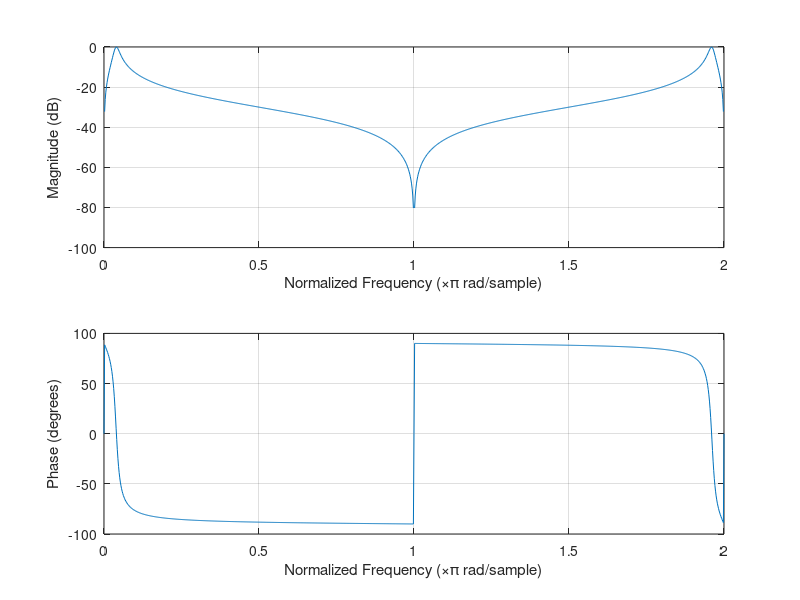
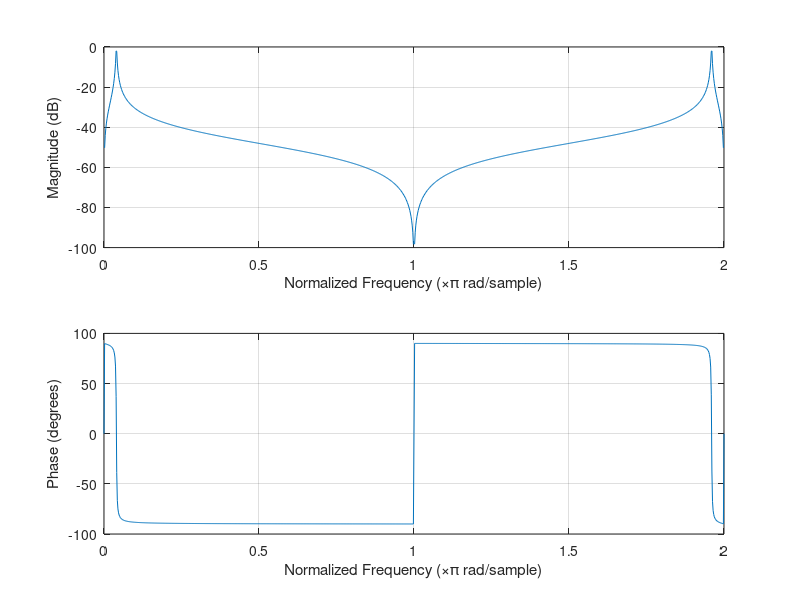

These charts were generated, in order, by the following MATLAB code: (Note: this script raises an error after producing the figures.)
close all;
clear;
clc;

%%
% H3
b1 = [0.030469 0 -0.030469];
a1 = [1 -1.923772 0.939063];
% H4:
b2 = [0.003912 0 -0.003912];
a2 = [1 -1.976468 0.992177];

fs = 400;
%% 3-2-a
% H1:
figure('name', 'H1 response')
freqz(b1,a1,1024,'whole');
% H2:
figure('name', 'H2 response')
freqz(b2,a2,1024,'whole');

% Canonical Presentation
csys1  = canon(tf(b1 , a1),'companion')
csys2  = canon(tf(b2 , a2),'companion')

%% 3.2.b
N = 10e4;
n = 0:N;
x_step = ones(1, N + 1);

% H1
y_step = filter(b1, a1, x_step);

figure('Name', 'Step Response');
plot(n, y_step, "LineWidth", 1.5);
title("Step Response of Filter H1 in Time Domain");
xlabel("n");
ylabel("Amplitude");
xlim([0 1000]);
grid on;

settling_time_value = find(abs(y_step - y_step(end)) >= 0.01, 1, 'last') + 1;
fprintf("Setteling sample (H1): %d\n", settling_time_value);

% H2
y_step = filter(b2, a2, x_step);

figure('Name', 'Step Response');
plot(n, y_step, "LineWidth", 1.5);
title("Step Response of Filter H2 in Time Domain");
xlabel("n");
ylabel("Amplitude");
xlim([0 1000]);
grid on;

settling_time_value = find(abs(y_step - y_step(end)) >= 0.01, 1, 'last') + 1;
fprintf("Setteling sample (H2): %d\n", settling_time_value);
%% 3.2.c
f = [4, 8 ,12];
fs = 400;

t1 = 0:(1/fs):(2-1/fs);
t2 = 2:(1/fs):(4-1/fs);
t3 = 4:(1/fs):(6-1/fs);
x = [cos(2*pi*f(1)*t1),cos(2*pi*f(2)*t2),cos(2*pi*f(3)*t3)];

% H1:
figure('Name', 'H1');
subplot(2,1,1);
plot(x, "LineWidth", 1.5);
title("Input signal");
xlabel("n");
ylabel("Amplitude");
grid on;

y1 = filter(b1, a1, x);
subplot(2,1,2);
plot(y1, "LineWidth", 1.5);
title("Filtered Output (H1)");
xlabel("n");
ylabel("Amplitude");
grid on;

% H2:
figure('Name', 'H2');
subplot(2,1,1);
plot(x, "LineWidth", 1.5);
title("Input signal");
xlabel("n");
ylabel("Amplitude");
grid on;

y2 = filter(b2, a2, x);
subplot(2,1,2);
plot(y2, "LineWidth", 1.5);
title("Filtered Output (H2)");
xlabel("n");
ylabel("Amplitude");
grid on;

%% 3.2.d
fs  = 400;
Nf = 4096;
[h1, w1] = freqz(b1, a1, Nf);
[h2, w2] = freqz(b2, a2, Nf);

w1 = w1./pi.*fs./2;
w2 = w2./pi.*fs./2;

% H1
i4 = find(abs(w1-4) < 0.02);
h1g4 = abs(h1(i4(1))) % 4Hz gain of H1

i8 = find(abs(w1-8) < 0.02);
h1g8 = abs(h1(i8(1))) % 8Hz gain of H1

i12 = find(abs(w1-12) < 0.02);
h1g12 = abs(h1(i12(1))) % 12Hz gain of H1

% H2
i4 = find(abs(w2-4) < 0.02);
h2g4 = abs(h2(i4(1))) % 4Hz gain of H2

i8 = find(abs(w2-8) < 0.02);
h2g8 = abs(h2(i8(1))) % 8Hz gain of H2

i12 = find(abs(w2-12) < 0.02);
h2g12 = abs(h2(i12(1))) % 12Hz gain of H2


% Plotting Settling Times
[peaksH1_value, peaksH1_index] = findpeaks(y1);
[peaksH2_value, peaksH2_index] = findpeaks(y2);

% H1 Settling Times
figure('name', 'Settling Times for H1');
plot(y1);
i=1;
sections = [0,2,4].*fs; % Start of signal sections
freqs = [4,8,12];
current_section = 1;
for delta_g=peaksH1_value(2:end) - peaksH1_value(1:end-1) % Calculating changes
       if (peaksH1_index(i) < sections(current_section)) % Skip other samples if settled one is already found
           i = i + 1;
           if (i > length(peaksH1_index))
               break
           end
           continue;
       end
       if (abs(delta_g) < 0.01) % Assumming that when the peaks value dont fluctuate as much, the output is settled
           xline(peaksH1_index(i),'--',{'Settling Time', peaksH1_index(i) * (1/fs) - sections(current_section)/fs});
           fprintf("H1, Settling amplitude for f=%.0f: %.2f\n", freqs(current_section), y1(peaksH1_index(i)));
           current_section = current_section + 1; % Move on to next section when first settling point is found
           if (current_section > length(sections))
               break
           end
       end
       i=i+1;
end

% H2 Settling Times
figure('name', 'Settling Times for H2');
plot(y2);
i=1;
sections = [0,2,4].*fs; % Start of signal sections
current_section = 1;
for delta_g=peaksH2_value(2:end) - peaksH2_value(1:end-1) % Calculating changes
       if (peaksH2_index(i) < sections(current_section)) % Skip other samples if settled one is already found
           i = i + 1;
           if (i > length(peaksH2_index))
               break
           end
           continue;
       end
       if (abs(delta_g) < 0.01) % Assumming that when the peaks value dont fluctuate as much, the output is settled
           xline(peaksH2_index(i),'--',{'Settling Time', peaksH2_index(i) * (1/fs) - sections(current_section)/fs});
           fprintf("H2, Settling amplitude for f=%.0f: %.2f\n", freqs(current_section), y2(peaksH2_index(i)));
           current_section = current_section + 1; % Move on to next section when first settling point is found
           if (current_section > length(sections))
               break
           end
       end
       i=i+1;
end


% Comparing Settlign Time with stepinfo nswer
sih1 = stepinfo(filt(b1,a1),'SettlingTimeThreshold',0.01); %Step Info H1
sih2 = stepinfo(filt(b2,a2),'SettlingTimeThreshold',0.01); %Step Info H2

fprintf("Settling time from stepinfo for H1:%d\n", sih1.SettlingTime);
fprintf("Settling time from stepinfo for H2:%d\n", sih2.SettlingTime);

%% 3.2.f-g
fs  = 400;
Nf = 4096;
[h1, w1] = freqz(b1, a1, Nf);
[h2, w2] = freqz(b2, a2, Nf);

% Plotting frequency response of H1 and H2
figure('name', "Peaking Filter Responses")
plot(w1/pi*fs/2, abs(h1), 'LineWidth', 1.5);
xlim([0, 20]);
grid on;
xlabel('freq'); 
ylabel('|H(f)|'); 
hold on;
title('Frequency Responses of H1 and H2');
plot(w2/pi*fs/2, abs(h2), '--', 'LineWidth', 1.5);

% Finding section of array which resides in the bandwidth of response
bw1 = find(abs(abs(h1) - .5^.5*max(abs(h1))) < 0.02);
bw2 = find(abs(abs(h2) - .5^.5*max(abs(h2))) < 0.02);

fli1 = bw1(1); % F_l_1 index
fhi1 = bw1(end); % F_h_1 index

fli2 = bw2(1); % F_l_2 index
fhi2 = bw2(end); % F_h_2 index

plot(w1(fli1)/pi*fs/2, abs(h1(fli1)), 'ro', 'LineWidth', 1.5);
plot(w1(fhi1)/pi*fs/2, abs(h1(fhi1)), 'ro', 'LineWidth', 1.5);

plot(w2(fli2)/pi*fs/2, abs(h2(fli2)), 'ko', 'LineWidth', 1.5);
plot(w2(fhi2)/pi*fs/2, abs(h2(fhi2)), 'ko', 'LineWidth', 1.5);


legend('H1(f) Δf = 4', 'H2(f) Δf = 0.5','fL_1','fH_1','fL_2','fH_2', 'Location','best');

fprintf("H1:\nFh-Fl=%f\n\nH2:\nFh-Fl=%f\n", (fhi1-fli1)*(fs/Nf/2), (fhi2-fli2)*(fs/Nf/2))